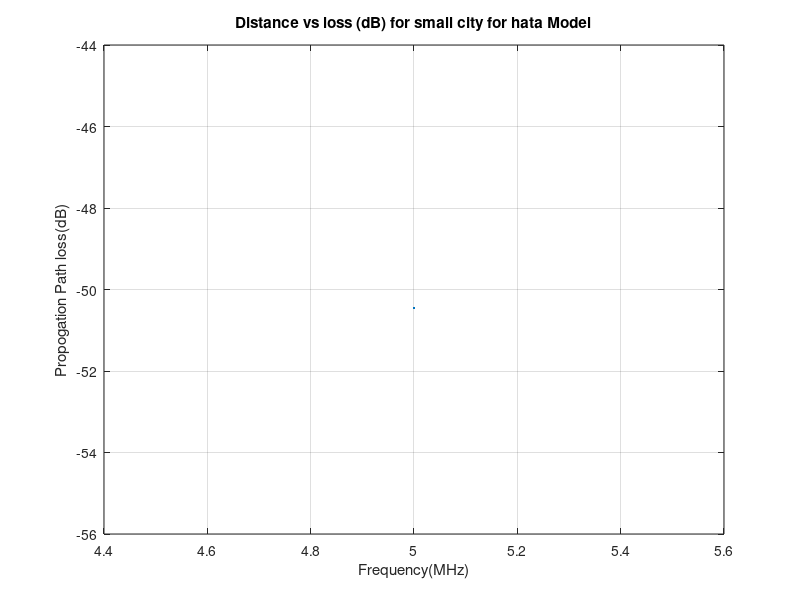

Write the MATLAB code that produced this figure.
%Distance vs loss (dB) for small city for Hata Model'
clc;
clear all;
close all;
Hte=input('Enter Base Station Antena Hight (hte)');
Hre=input('Enter Mobile Station Antena Hight(hre)');
d= input('Enter Distance from Base Station');
f=input('Enter The Frequency:');
for i=1:length(d)
 CH=0.8+((1.1*log(d))-0.7)*Hre-1.56*log(d);
 LU=69.55+26.16*log(d)-132.82*log(Hte)-CH+(44.9-6.55*log(Hte))*log(f);
 end
figure(1)
plot(d,LU)
title('Distance vs loss (dB) for small city for hata Model');
xlabel ('Frequency(MHz)');
ylabel('Propogation Path loss(dB)');
grid on;
[200 300 400 500 600 700 800 900 1000 1100]

